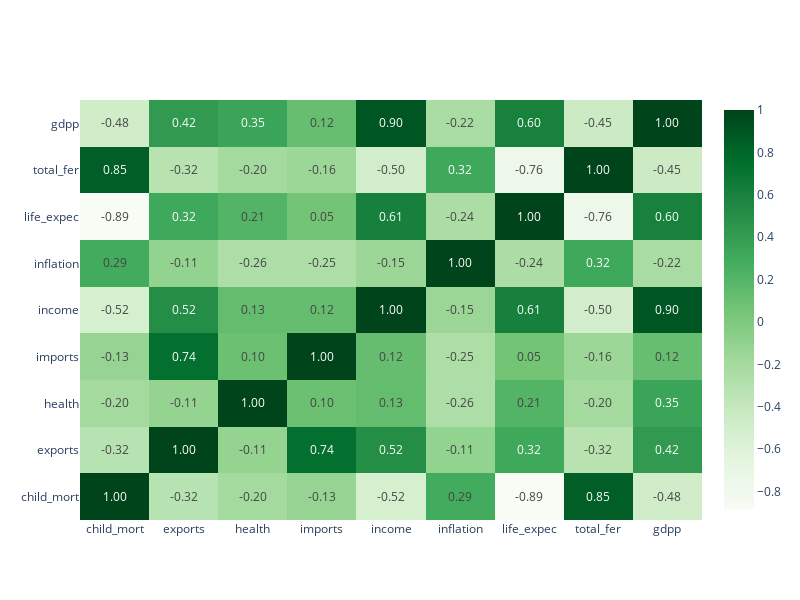

Notebook code cell kept with this figure:
### Code cell
# Gráfico de calor (heatmap)
fig = go.Figure()

fig.add_trace(
    go.Heatmap(
        x = corr.columns,
        y = corr.index,
        z = np.array(corr),
        text=corr.values,
        texttemplate='%{text:.2f}',
        colorscale='Greens'))

fig.update_layout(
    height = 600,
    width = 800)

fig.show()
